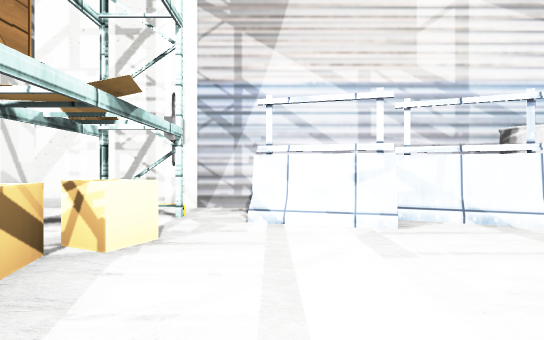
view 1 (above)

21 first-person views from a walk through a 3-D level made in the Unity game engine. The camera is 0.64 m above the floor, looks level and sees 80° across. The floor is counted in squares, 1 m on a side. Each view is taken from the middle of a square. On the plan, view 1 faces up. The plan holds only what a view shows up to about 10 squares ahead; the rest is blank. The place goes on beyond the plan. The player character is not drawn. Door leaves are left out, so doorways stand open. Some surface patterns are stand-ins.

view 2
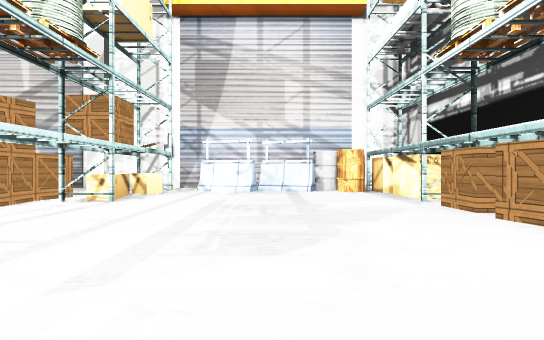

view 3
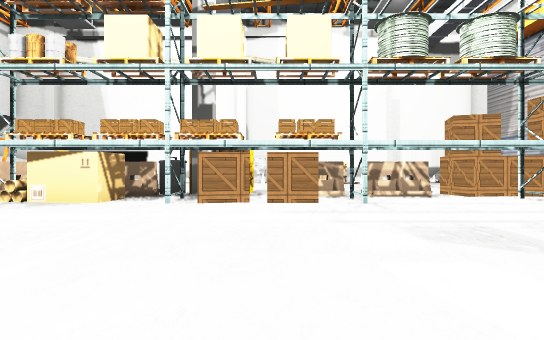

view 4
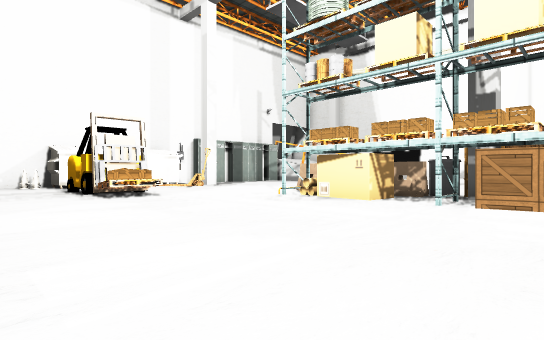

view 5
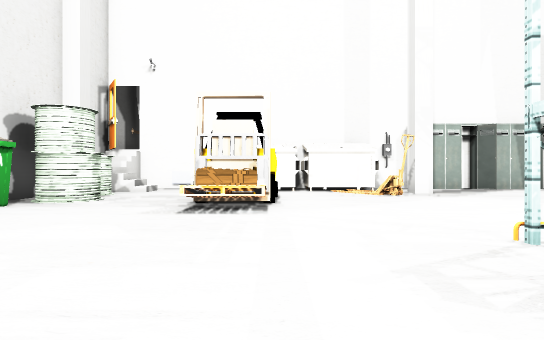

view 6
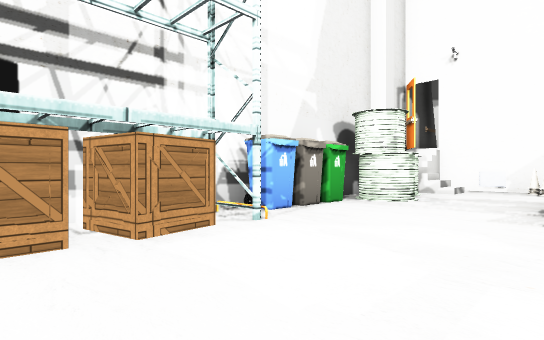

view 7
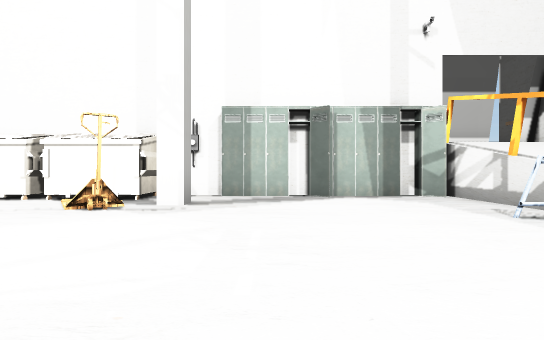

view 8
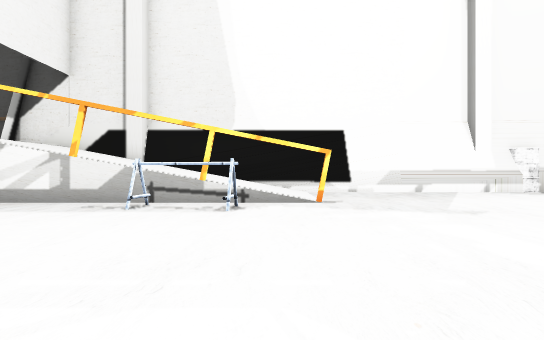

view 9
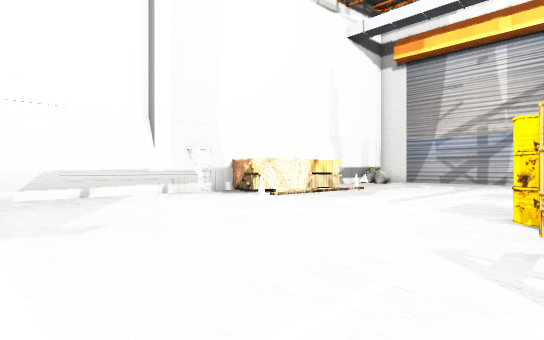

view 10
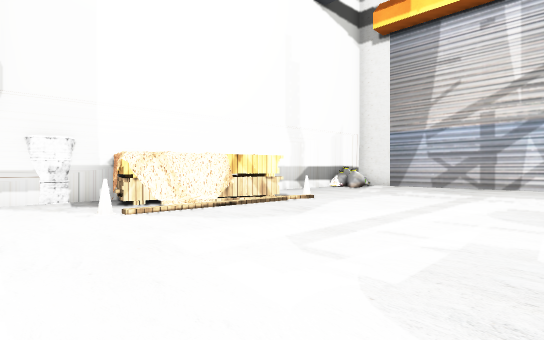

view 11
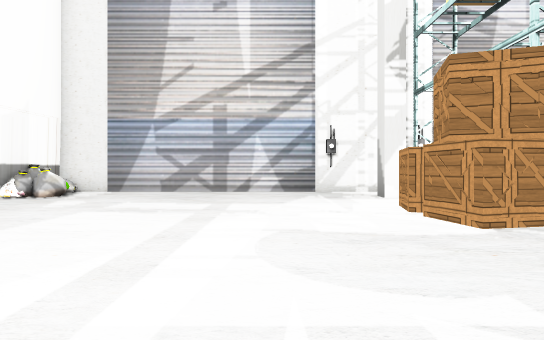

view 12
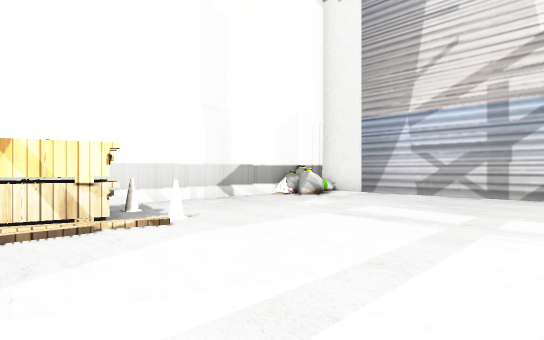

view 13
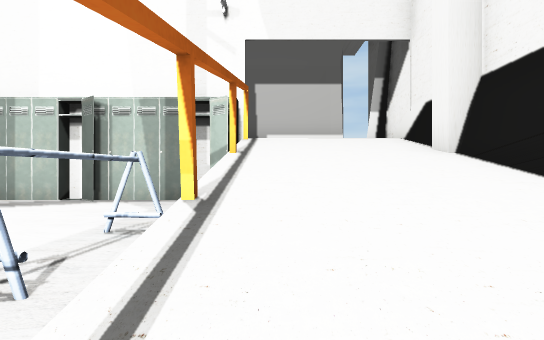

view 14
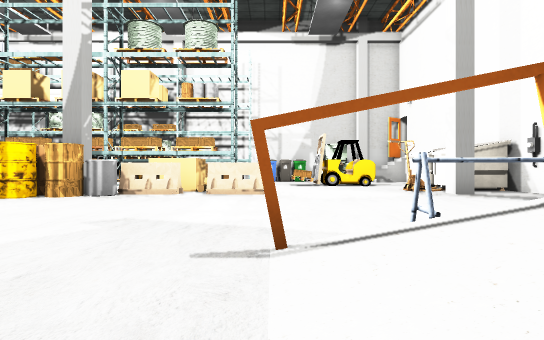

view 15
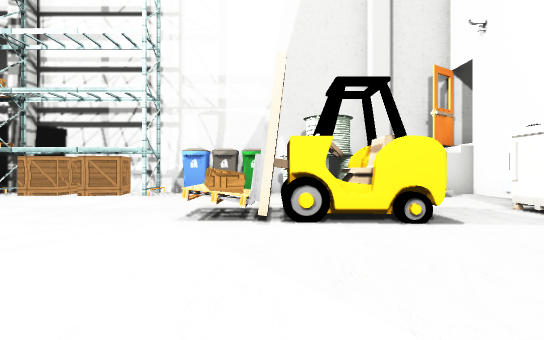

view 16
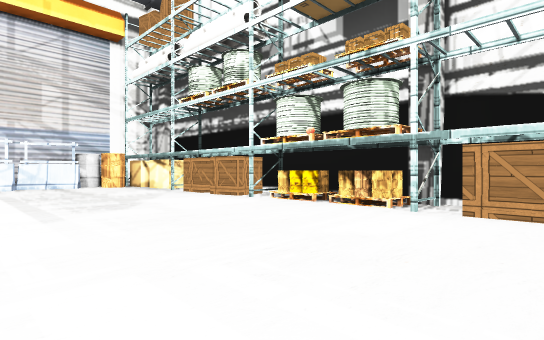

view 17
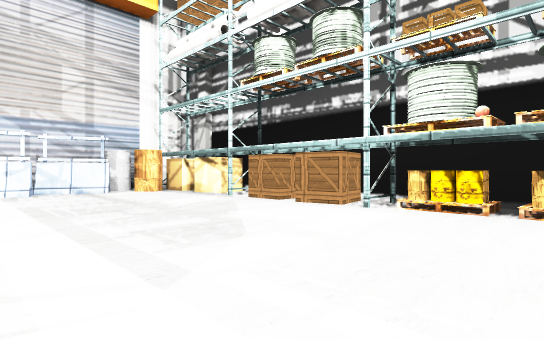

view 18
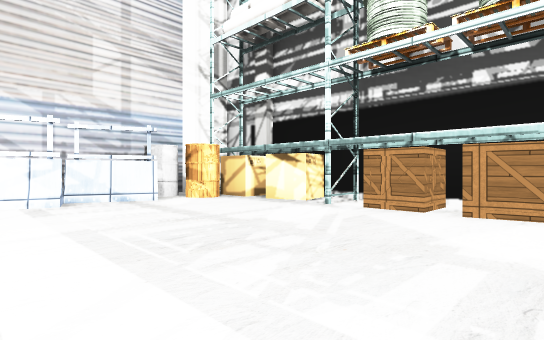

view 19
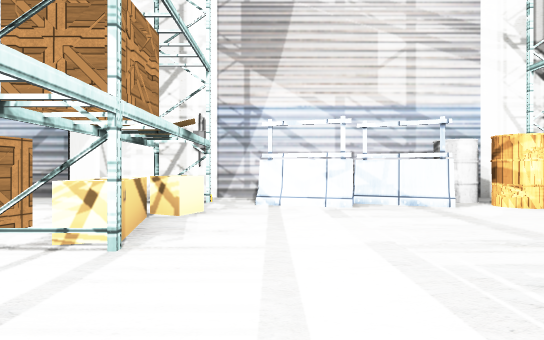

view 20
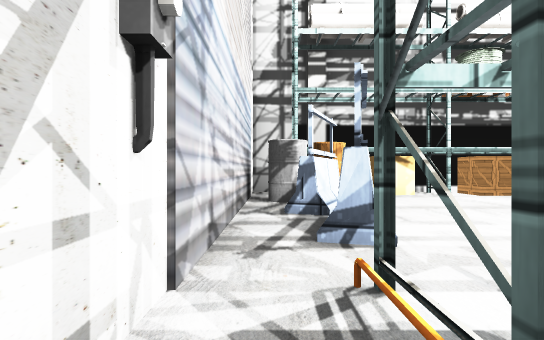

view 21
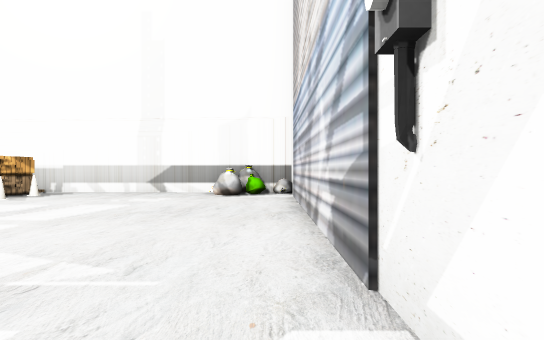

### Floor plan
Key: @ floor where view 1 was taken; # wall or solid block; x gap in a wall; . main floor; : floor 0.05 m higher than the main floor; + floor 0.75 m higher than the main floor; / step, stairs or slope; D open door; O other object.
Columns run from 13 left of view 1 to 7 right of it. Each row starts with its distance up from view 1.
  6  ##OOO#######OO##O###
  5  #...............O. #
  4  OO.......###OOOOOOO
  3  ..........OO.....OO
  2 #.........OO......OO#
  1 #........OOOO......##
  0 #........OO..@....OO#
 -1 #.OO......O.......OO#
 -2 ####......O.......OO#
 -3  ##.......O#......O##
 -4  ##.......OO....... #
 -5 ###O......OO.......O#
 -6 O.......OOOO....... #
 -7 #........O##......###
 -8 D........#O.......OO#
 -9 D.........OO......O##
-10 D.........OOO.....###
-11  .........O#......###
-12 #...#.....O........O#
-13  ///#.........OO...O#
-14 #///OO........OO...O#
-15 #///O.........OO..OO#
-16 #///.......O..OO..OO#
-17 #///#.....#:.......O#
-18 #///.......OOOOO../+#
-19 DDDDO##O##OO####OO#/#
-20 #                   #
-21 #
-22  x###

Where each view was taken, in squares from view 1:
view 1: 0 up, 0 right, facing up
view 2: 6 down, 2 right, facing up
view 3: 5 down, 5 right, facing left
view 4: 5 down, 5 right, facing down-left
view 5: 8 down, 1 right, facing down
view 6: 8 down, 2 right, facing down-right
view 7: 11 down, 5 left, facing down
view 8: 13 down, 3 left, facing left
view 9: 11 down, 4 left, facing up-left
view 10: 7 down, 5 left, facing up-left
view 11: 4 down, 6 left, facing up
view 12: 3 down, 6 left, facing up-left
view 13: 12 down, 10 left, facing down
view 14: 12 down, 12 left, facing right
view 15: 14 down, 3 left, facing right
view 16: 9 down, 0 right, facing up-right
view 17: 6 down, 0 right, facing up-right
view 18: 3 down, 0 right, facing up-right
view 19: 2 down, 0 right, facing up
view 20: 5 up, 3 left, facing right
view 21: 5 up, 3 left, facing left
